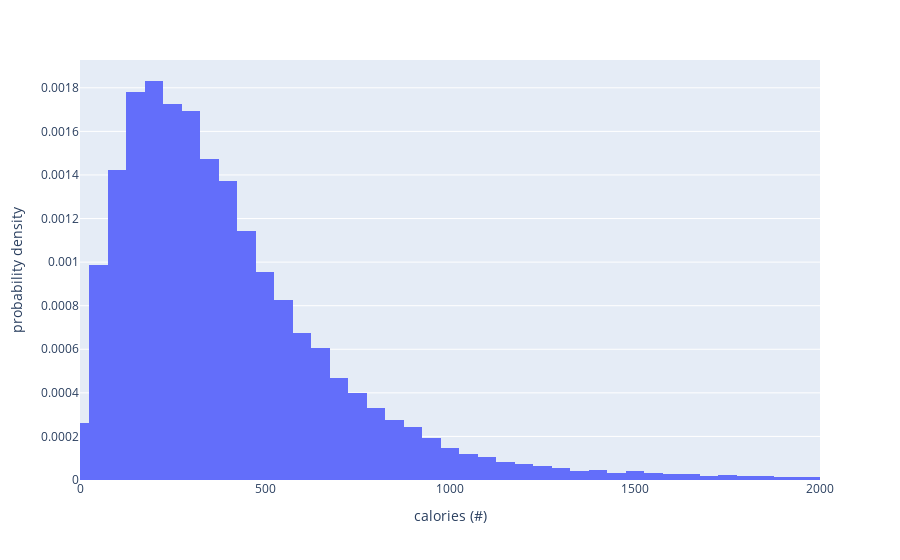

The notebook cell this image was saved under:
### Markdown cell above
### Univariate Analysis

### Code cell
calories_fig = px.histogram(combined, x = 'calories (#)', histnorm='probability density')
calories_fig.update_xaxes(range=[0, 2000])
calories_fig.show()

### Figure 1 — Plotly figure (JSON) as saved in the notebook; plotly's stock layout.template omitted (floating-point values rounded to 4 significant figures; data arrays with more than 128 entries replaced by an {"elided": "..."} marker saying what was removed)
{"data": [{"alignmentgroup": "True", "bingroup": "x", "histnorm": "probability density", "hovertemplate": "calories (#)=%{x}<br>probability density=%{y}<extra></extra>", "legendgroup": "", "marker": {"color": "#636efa", "pattern": {"shape": ""}}, "name": "", "offsetgroup": "", "orientation": "v", "showlegend": false, "type": "histogram", "x": {"elided": "17682 float values"}, "xaxis": "x", "yaxis": "y"}], "layout": {"autosize": true, "barmode": "relative", "legend": {"tracegroupgap": 0}, "margin": {"t": 60}, "xaxis": {"anchor": "y", "domain": [0, 1], "range": [0, 2000], "title": {"text": "calories (#)"}, "type": "linear"}, "yaxis": {"anchor": "x", "autorange": true, "domain": [0, 1], "range": [0, 0.001928], "title": {"text": "probability density"}}}}
